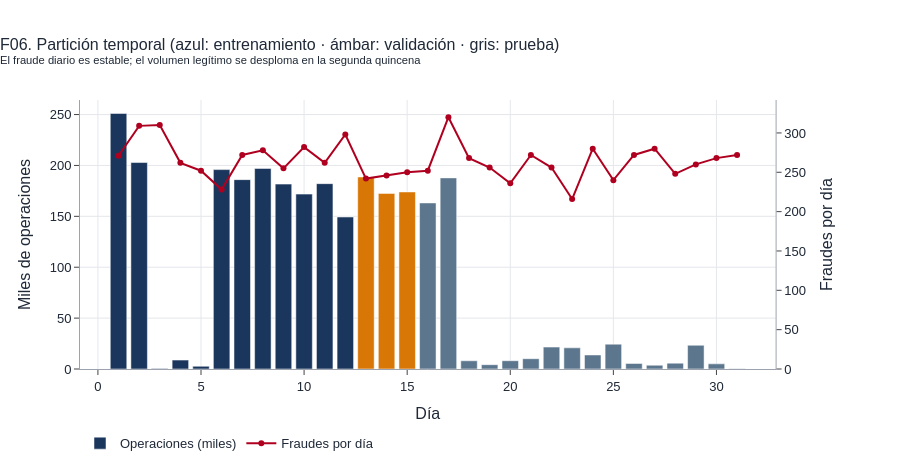

Notebook code cell kept with this figure:
### Markdown cell above
## Sección 3. Partición cronológica
Entrenamiento: días 1–12 (steps 1–288). Validación: días 13–15 (289–360), para elegir hiperparámetros, modelo y umbral. Prueba: días 16–31 (361–743), **evaluación en un período posterior**. El modelo y sus hiperparámetros se eligieron sin mirarla. La excepción es el criterio para ubicar el umbral dentro del intervalo que la validación no distingue: se adoptó después de comparar el borde y el centro en prueba, y por eso la sección 8 informa los dos resultados. No se mezclan períodos, para no entrenar con operaciones futuras.

### Code cell
# 3.1 Partición temporal
tr, va, te = step_all <= 288, (step_all > 288) & (step_all <= 360), step_all > 360
DIAS = {"Entrenamiento": 12, "Validación": 3, "Prueba": 16}
X_tr, X_va, X_te = X_all[tr], X_all[va], X_all[te]
y_tr, y_va, y_te = y_all[tr], y_all[va], y_all[te]
m_tr, m_va, m_te = monto_all[tr], monto_all[va], monto_all[te]

part = pd.DataFrame({
    "Partición": list(DIAS), "Días": ["1 a 12", "13 a 15", "16 a 31"], "Steps": ["1 a 288", "289 a 360", "361 a 743"],
    "Operaciones": [tr.sum(), va.sum(), te.sum()], "Fraudes": [y_tr.sum(), y_va.sum(), y_te.sum()],
    "Monto defraudado (u.m.)": [m_tr[y_tr == 1].sum(), m_va[y_va == 1].sum(), m_te[y_te == 1].sum()]})
part["Prevalencia (%)"] = part["Fraudes"] / part["Operaciones"] * 100
part["Operaciones por día"] = part["Operaciones"] / list(DIAS.values())
assert part["Fraudes"].sum() == 8_213
part.to_csv(TAB_DIR / "tabla_particion_temporal.csv", index=False)
display(part.style.format({"Operaciones": "{:,}", "Fraudes": "{:,}", "Monto defraudado (u.m.)": "{:,.0f}",
                           "Prevalencia (%)": "{:.3f}", "Operaciones por día": "{:,.0f}"}))
print(f"La prevalencia pasa de {f_num(part['Prevalencia (%)'][0], 3)}% en entrenamiento a {f_num(part['Prevalencia (%)'][2], 3)}% en prueba: "
      f"los fraudes diarios se mantienen y las operaciones diarias caen de {f_int(part['Operaciones por día'][0])} a {f_int(part['Operaciones por día'][2])}. "
      "No es solo una prueba de estrés: con más fraude relativo la precisión mejora mecánicamente, por eso se reporta también la tasa de falsos positivos.")

dia_all = (step_all - 1) // 24 + 1
pd_dia = pd.DataFrame({"dia": dia_all, "y": y_all}).groupby("dia")["y"].agg(["size", "sum"])
fig = make_subplots(specs=[[{"secondary_y": True}]])
colores = [COLOR_LEGIT if d <= 12 else COLOR_ACCENT if d <= 15 else COLOR_NEUTRAL for d in pd_dia.index]
fig.add_bar(x=pd_dia.index, y=pd_dia["size"] / 1e3, marker_color=colores, name="Operaciones (miles)")
fig.add_scatter(x=pd_dia.index, y=pd_dia["sum"], mode="lines+markers", name="Fraudes por día",
                line=dict(color=COLOR_FRAUD), secondary_y=True)
fig.update_layout(title="F06. Partición temporal (azul: entrenamiento · ámbar: validación · gris: prueba)<br>"
                        "<sup>El fraude diario es estable; el volumen legítimo se desploma en la segunda quincena</sup>",
                  height=470, margin=dict(t=100, b=90), legend=dict(orientation="h", y=-0.22))
fig.update_xaxes(title_text="Día"); fig.update_yaxes(title_text="Miles de operaciones", secondary_y=False)
fig.update_yaxes(title_text="Fraudes por día", secondary_y=True, showgrid=False, rangemode="tozero")
fig.show(); guardar_fig(fig, "F06_particion_temporal")

### Figure 1 — Plotly figure (JSON) as saved in the notebook; plotly's stock layout.template omitted (floating-point values rounded to 4 significant figures)
{"data": [{"marker": {"color": ["#1B365D", "#1B365D", "#1B365D", "#1B365D", "#1B365D", "#1B365D", "#1B365D", "#1B365D", "#1B365D", "#1B365D", "#1B365D", "#1B365D", "#D97706", "#D97706", "#D97706", "#5C768D", "#5C768D", "#5C768D", "#5C768D", "#5C768D", "#5C768D", "#5C768D", "#5C768D", "#5C768D", "#5C768D", "#5C768D", "#5C768D", "#5C768D", "#5C768D", "#5C768D", "#5C768D"]}, "name": "Operaciones (miles)", "type": "bar", "x": [1, 2, 3, 4, 5, 6, 7, 8, 9, 10, 11, 12, 13, 14, 15, 16, 17, 18, 19, 20, 21, 22, 23, 24, 25, 26, 27, 28, 29, 30, 31], "y": [251.1, 202.9, 0.429, 8.766, 2.675, 195.9, 186.1, 197.0, 181.6, 171.8, 182.1, 149.3, 188.7, 172.5, 174.0, 163.1, 187.8, 8.068, 4.223, 8.142, 10.11, 21.53, 20.79, 13.77, 24.4, 5.458, 3.722, 5.724, 23.31, 5.061, 0.272]}, {"line": {"color": "#B00020"}, "mode": "lines+markers", "name": "Fraudes por día", "type": "scatter", "x": [1, 2, 3, 4, 5, 6, 7, 8, 9, 10, 11, 12, 13, 14, 15, 16, 17, 18, 19, 20, 21, 22, 23, 24, 25, 26, 27, 28, 29, 30, 31], "xaxis": "x", "y": [271, 309, 310, 262, 252, 228, 272, 278, 255, 282, 262, 298, 242, 246, 250, 252, 320, 268, 256, 236, 272, 256, 216, 280, 240, 272, 280, 248, 260, 268, 272], "yaxis": "y2"}], "layout": {"height": 470, "legend": {"orientation": "h", "y": -0.22}, "margin": {"b": 90, "t": 100}, "title": {"text": "F06. Partición temporal (azul: entrenamiento · ámbar: validación · gris: prueba)<br><sup>El fraude diario es estable; el volumen legítimo se desploma en la segunda quincena</sup>"}, "xaxis": {"anchor": "y", "domain": [0.0, 0.94], "title": {"text": "Día"}}, "yaxis": {"anchor": "x", "domain": [0.0, 1.0], "title": {"text": "Miles de operaciones"}}, "yaxis2": {"anchor": "x", "overlaying": "y", "rangemode": "tozero", "showgrid": false, "side": "right", "title": {"text": "Fraudes por día"}}}}
